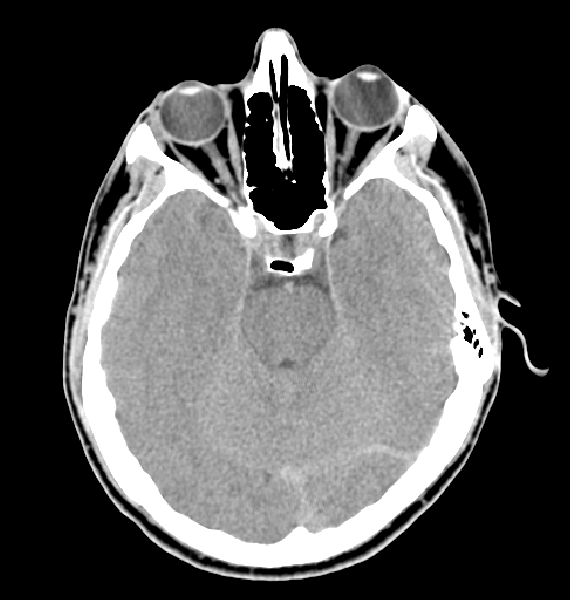
#> input picture brain.tif, 570 x 600 px
$ python question2_b.py
#> lines starting #> are read from the running program, lines starting #| are printed output that depends on the picture; after the words box and inside, x2 and y2 are one past the last pixel; in counts of white or black regions, pixels touching at a corner belong together
import cv2
import numpy as np
import matplotlib.pyplot as plt

# Load the image
img = cv2.imread('brain.tif', cv2.IMREAD_GRAYSCALE)
#> img is the input picture: shape (600, 570); min 0, max 255, mean 84.7

# Set the threshold value for the bright part
threshold = 200

# Apply intensity slicing to create a binary image
binary = np.where(img > threshold, 255, 0).astype(np.uint8)
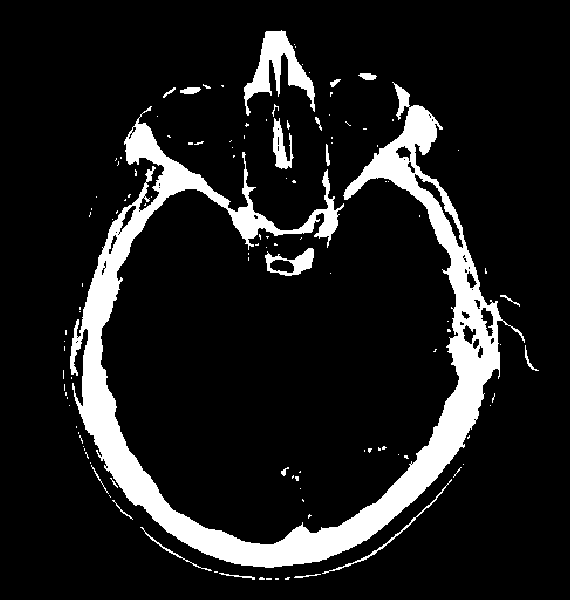
#> binary: shape (600, 570); 11.6% white; 121 white regions (98 under 20 px), largest, box (x1, y1, x2, y2) and area: (70, 82, 525, 568) 34521, (244, 30, 315, 116) 2234, (265, 248, 314, 276) 601

# Count the number of white pixels in each row
white_pixels_row = np.sum(binary / 255, axis=1)
#> white_pixels_row = 600 values, max 176 at index 544, min 0 at index 0, mean 66.19

# Count the number of white pixels in each column
white_pixels_col = np.sum(binary / 255, axis=0)
#> white_pixels_col = 570 values, max 220 at index 459, min 0 at index 0, mean 69.67

# Plot the data in a 1-D array for row and column counts
fig, ax = plt.subplots(nrows=1, ncols=2, figsize=(10, 5))

ax[0].plot(white_pixels_row)
ax[0].set_xlabel('Row number')
ax[0].set_ylabel('Number of white pixels')
ax[0].set_title('Row-wise pixel counts')

ax[1].plot(white_pixels_col)
ax[1].set_xlabel('Column number')
ax[1].set_ylabel('Number of white pixels')
ax[1].set_title('Column-wise pixel counts')

plt.show()
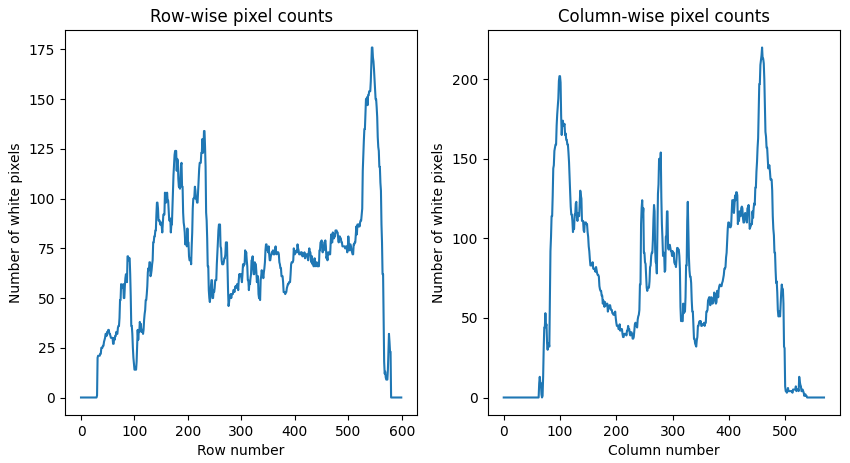
#> figure drawn by matplotlib, 2 panels; panel 1: curve peaks at x = 544, y = 176; panel 2: curve peaks at x = 459, y = 220

$ run again, with bottle1.jpg saved as brain.tif
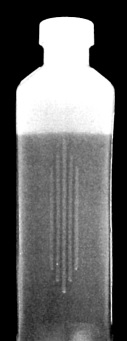
#> input picture bottle1.jpg, 127 x 341 px
#> img is the input picture: shape (341, 127); min 0, max 255, mean 100.5
#> `binary = np.where(img > threshold, 255, 0).astype(np.uint8)`:
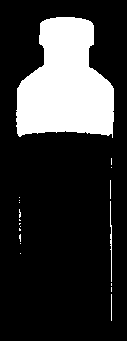
#> binary: shape (341, 127); 19.9% white; 19 white regions (16 under 20 px), largest, box (x1, y1, x2, y2) and area: (16, 17, 114, 138) 8440, (110, 201, 112, 282) 94, (111, 294, 112, 321) 27
#> white_pixels_row = 341 values, max 98 at index 110, min 0 at index 0, mean 25.33
#> white_pixels_col = 127 values, max 149 at index 111, min 0 at index 0, mean 68.02
#> `plt.show()`:
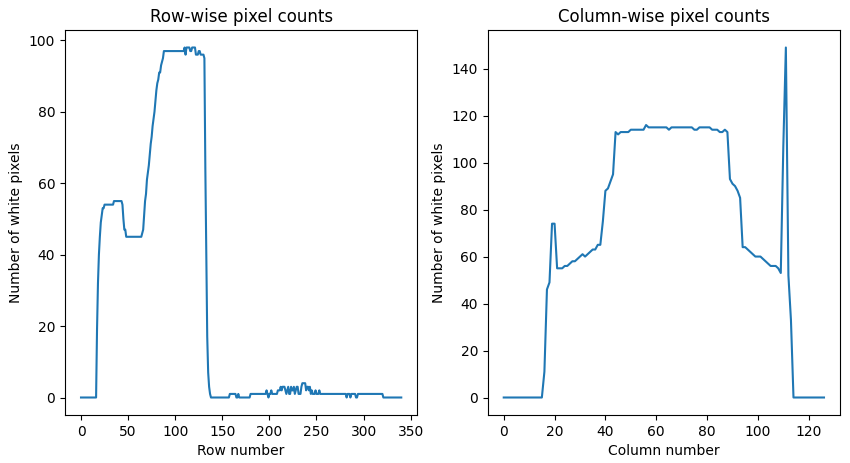
#> figure drawn by matplotlib, 2 panels; panel 1: curve peaks at x = 110, y = 98; panel 2: curve peaks at x = 111, y = 149
